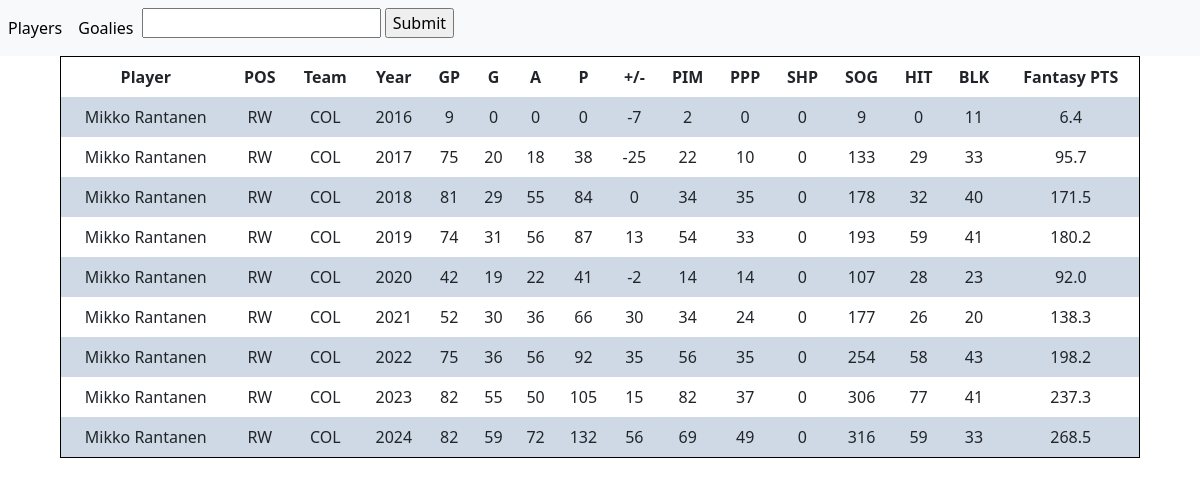
Page /8478420/ on the committed database.
### fantasy/models.py (models this page shows, shortened)
class Stats(models.Model):
    player = models.ForeignKey(Player, on_delete=models.CASCADE)
    season = models.ForeignKey(Season, on_delete=models.CASCADE)
    team = models.ForeignKey(Team, on_delete=models.CASCADE, null=True)
    goals = models.IntegerField(default = 0)
    assists = models.IntegerField(default = 0)
    toi = models.CharField(max_length = 12, default = "N/A")
    pim = models.IntegerField(default = 0)
    shots = models.IntegerField(default = 0)
    games = models.IntegerField(default = 0)
    hits = models.IntegerField(default = 0)
    blocks = models.IntegerField(default = 0)
    plusMinus = models.IntegerField(default = 0)
    points = models.IntegerField(default = 0)
    shifts = models.IntegerField(default = 0)
    faceoffPct = models.FloatField(default = 0)
    shotPct = models.FloatField(default = 0)
    powerPlayGoals = models.IntegerField(default = 0)
    powerPlayPoints = models.IntegerField(default = 0)
    powerPlayTOI = models.CharField(max_length = 12, default = "N/A")
    shortHandGoals = models.IntegerField(default = 0)
    shortHandPoints = models.IntegerField(default = 0)
    shortHandTOI = models.CharField(max_length = 12, default = "N/A")
    gameWinningGoals = models.IntegerField(default = 0)
    overtimeGoals = models.IntegerField(default = 0)
    evenTOI = models.CharField(max_length = 12, default = "N/A")
    fantasyPoints = models.FloatField(default = 0)

class Player(models.Model):
    name = models.CharField(max_length = 50, default = "")
    team = models.ForeignKey(Team, on_delete=models.CASCADE)
    number = models.IntegerField(default = -1)
    age = models.IntegerField(default = -1)
    height = models.CharField(max_length = 3, default = "X") #In foot, inches
    weight = models.IntegerField(default = -1) #in pounds
    id_num = models.IntegerField(default = -1) #Id num for NHL api
    country = models.CharField(max_length = 20, default = "N/A")
    position = models.CharField(max_length = 20, default = "N/A")
    pos_code = models.CharField(max_length = 3, default = "X")

class Team(models.Model):
    name = models.CharField(max_length = 50, default = "")
    division = models.CharField(max_length = 50, default = "")
    conference = models.CharField(max_length = 50, default = "")
    acronym = models.CharField(max_length = 3, default = "") #3 letter abreviation
    id_num = models.IntegerField(default = -1) #Id number for NHL api

class Season(models.Model):
    year = models.IntegerField()
    current_season = models.BooleanField(default = False) #marks which season is the current season

### fantasy/views.py (the view, shortened to what this page needs)
# urls.py: path("<int:id_num>/", views.player_details, name='player_details'),
def player_details(request, id_num):
    person = Player.objects.filter(id_num=id_num)[0]
    details = Stats.objects.filter(player=person)
    players = Player.objects.all()
    context = {
        "players": players,
        "player_list": details
        }
    template = loader.get_template("players_details.html")
    return HttpResponse(template.render(context, request))

### templates/players_details.html (shortened to what this page needs)
{% load static %}
<!DOCTYPE html>
<html>
<link rel="stylesheet" type="text/css" href="{% static '\css\table_style.css' %}">
<head>
  <link href="https://cdn.jsdelivr.net/npm/bootstrap@5.3.0/dist/css/bootstrap.min.css" rel="stylesheet">
</head>
<body>
{% include 'navbar.html' %}
<div id="Players" class="tabcontent">
    <table id="player_table" class="base-table">
        <tr>
            <th>Player</th>
            <th>POS</th>
            <th>Team</th>
            <th>Year</th>
            <th>GP</th>
            <th>G</th>
            <th>A</th>
            <th>P</th>
            <th>+/-</th>
            <th>PIM</th>
            <th>PPP</th>
            <th>SHP</th>
            <th>SOG</th>
            <th>HIT</th>
            <th>BLK</th>
            <th>Fantasy PTS</th>
        </tr>
        {% for stat in player_list %}
            <tr onmouseenter="highlightRow(this)" onmouseleave="unhighlightRow(this)">
                <td>{{stat.player.name}}</td>
                <td>{{stat.player.pos_code}}</td>
                <td>{{stat.team.acronym}}</td>
                <td>{{stat.season.year}}</td>
                <td>{{stat.games}}</td>
                <td>{{stat.goals}}</td>
                <td>{{stat.assists}}</td>
                <td>{{stat.points}}</td>
                <td>{{stat.plusMinus}}</td>
                <td>{{stat.pim}}</td>
                <td>{{stat.powerPlayPoints}}</td>
                <td>{{stat.shortHandPoints}}</td>
                <td>{{stat.shots}}</td>
                <td>{{stat.hits}}</td>
                <td>{{stat.blocks}}</td>
                <td>{{stat.fantasyPoints}}</td>
            </tr>
        {% endfor %}
    </table>
</div>
</body>
</html>

### static/css/table_style.css (style rules this page uses)
table, th, td { border: 1px solid black; border-top: none; border-bottom: none; padding: 8px; border-collapse: collapse; text-align: center; }
tr:nth-child(even) { background-color: #FCF5E5; }
tr:nth-child(odd) { background-color: #FFFFFF; }
.base-table { width: 90%; margin: 0 auto; border: 1px solid black; border-collapse: collapse; text-align: center; }
tr:nth-child(even):not(.highlighted-row) { background-color: #CED9E5; }
tr:nth-child(odd):not(.highlighted-row) { background-color: #FFFFFF; }

### rows in the picture
Stats: player.name "Mikko Rantanen", player.pos_code "RW", team.acronym "COL", season.year "2016", games "9", goals "0", assists "0", points "0", plusMinus "-7", pim "2", powerPlayPoints "0", shortHandPoints "0", shots "9", hits "0", blocks "11", fantasyPoints "6.4"
Stats: player.name "Mikko Rantanen", player.pos_code "RW", team.acronym "COL", season.year "2017", games "75", goals "20", assists "18", points "38", plusMinus "-25", pim "22", powerPlayPoints "10", shortHandPoints "0", shots "133", hits "29", blocks "33", fantasyPoints "95.7"
Stats: player.name "Mikko Rantanen", player.pos_code "RW", team.acronym "COL", season.year "2018", games "81", goals "29", assists "55", points "84", plusMinus "0", pim "34", powerPlayPoints "35", shortHandPoints "0", shots "178", hits "32", blocks "40", fantasyPoints "171.5"
Stats: player.name "Mikko Rantanen", player.pos_code "RW", team.acronym "COL", season.year "2019", games "74", goals "31", assists "56", points "87", plusMinus "13", pim "54", powerPlayPoints "33", shortHandPoints "0", shots "193", hits "59", blocks "41", fantasyPoints "180.2"
Stats: player.name "Mikko Rantanen", player.pos_code "RW", team.acronym "COL", season.year "2020", games "42", goals "19", assists "22", points "41", plusMinus "-2", pim "14", powerPlayPoints "14", shortHandPoints "0", shots "107", hits "28", blocks "23", fantasyPoints "92.0"
Stats: player.name "Mikko Rantanen", player.pos_code "RW", team.acronym "COL", season.year "2021", games "52", goals "30", assists "36", points "66", plusMinus "30", pim "34", powerPlayPoints "24", shortHandPoints "0", shots "177", hits "26", blocks "20", fantasyPoints "138.3"
Stats: player.name "Mikko Rantanen", player.pos_code "RW", team.acronym "COL", season.year "2022", games "75", goals "36", assists "56", points "92", plusMinus "35", pim "56", powerPlayPoints "35", shortHandPoints "0", shots "254", hits "58", blocks "43", fantasyPoints "198.2"
Stats: player.name "Mikko Rantanen", player.pos_code "RW", team.acronym "COL", season.year "2023", games "82", goals "55", assists "50", points "105", plusMinus "15", pim "82", powerPlayPoints "37", shortHandPoints "0", shots "306", hits "77", blocks "41", fantasyPoints "237.3"
Stats: player.name "Mikko Rantanen", player.pos_code "RW", team.acronym "COL", season.year "2024", games "82", goals "59", assists "72", points "132", plusMinus "56", pim "69", powerPlayPoints "49", shortHandPoints "0", shots "316", hits "59", blocks "33", fantasyPoints "268.5"
